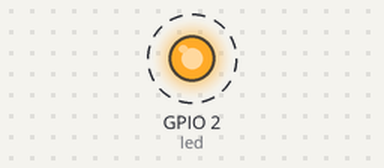
A program run on a simulated ESP8266 board running MicroPython. Parts: output pins drawn as LEDs (lit = HIGH, except the on-board LED, lit = LOW). Dashed ring = blinking.

Above: at 0.5 s.
Timing chart, 0 to 4.6 s (numbered marks = the images above):
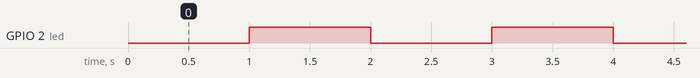

The program:

led.py
```python
import time
from machine import Pin

led = Pin(2, Pin.OUT) # There are two LEDs 2, 16

# while True:
#     if led.value() == 0:
#         led.value(1)
#     else:
#         led.value(0)
#     time.sleep(1)

from machine import Timer
tim = Timer(-1)

def timer_fn(t):
    if led.value() == 0:
        led.value(1)
    else:
        led.value(0)

tim.init(period=1000, mode=Timer.PERIODIC, callback=timer_fn)
```

Measured:
- by itself, GPIO 2 (led): alternates HIGH for 1.0 s and LOW for 1.0 s
